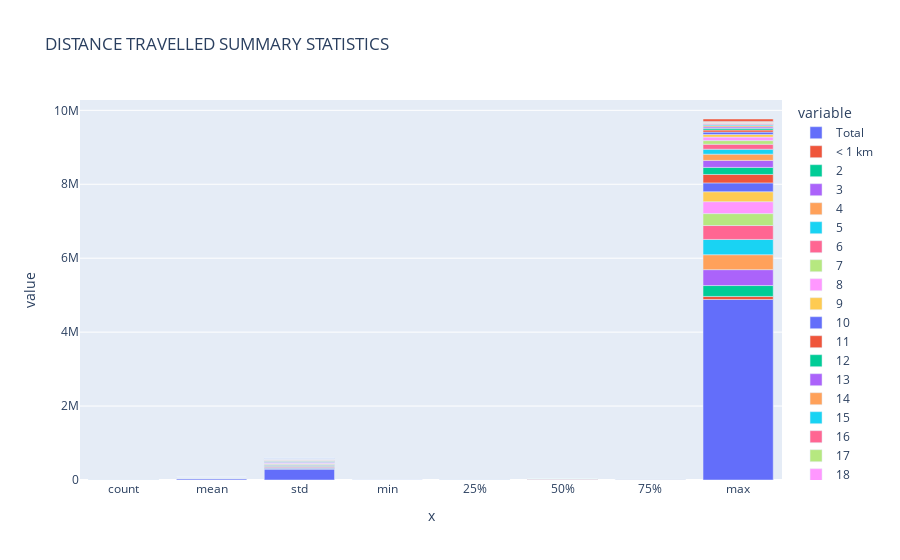

The notebook cell this image was saved under:
### Code cell
# Assigns the dataset to a variable df and assigns it to a plotly function to chart a graph
df = NBT_entry_dt.describe()
fig = px.bar(df, y = list(NBT_entry_dt.describe().columns), x = list(NBT_entry_dt.describe().index), title = 'DISTANCE TRAVELLED SUMMARY STATISTICS')
fig.show()

### Figure 1 — Plotly figure (JSON) as saved in the notebook; plotly's stock layout.template omitted (floating-point values rounded to 4 significant figures)
{"data": [{"alignmentgroup": "True", "hovertemplate": "variable=Total<br>x=%{x}<br>value=%{y}<extra></extra>", "legendgroup": "Total", "marker": {"color": "#636efa", "pattern": {"shape": ""}}, "name": "Total", "offsetgroup": "Total", "orientation": "v", "showlegend": true, "textposition": "auto", "type": "bar", "x": ["count", "mean", "std", "min", "25%", "50%", "75%", "max"], "xaxis": "x", "y": [269, 36300.0, 297600.0, 599, 5145, 9518, 20873, 4882810], "yaxis": "y"}, {"alignmentgroup": "True", "hovertemplate": "variable=< 1 km<br>x=%{x}<br>value=%{y}<extra></extra>", "legendgroup": "< 1 km", "marker": {"color": "#EF553B", "pattern": {"shape": ""}}, "name": "< 1 km", "offsetgroup": "< 1 km", "orientation": "v", "showlegend": true, "textposition": "auto", "type": "bar", "x": ["count", "mean", "std", "min", "25%", "50%", "75%", "max"], "xaxis": "x", "y": [269, 615.9, 5094.0, 0, 0, 15, 227, 82839], "yaxis": "y"}, {"alignmentgroup": "True", "hovertemplate": "variable=2<br>x=%{x}<br>value=%{y}<extra></extra>", "legendgroup": "2", "marker": {"color": "#00cc96", "pattern": {"shape": ""}}, "name": "2", "offsetgroup": "2", "orientation": "v", "showlegend": true, "textposition": "auto", "type": "bar", "x": ["count", "mean", "std", "min", "25%", "50%", "75%", "max"], "xaxis": "x", "y": [269, 2190.0, 18020.0, 0, 71, 251, 966, 294605], "yaxis": "y"}, {"alignmentgroup": "True", "hovertemplate": "variable=3<br>x=%{x}<br>value=%{y}<extra></extra>", "legendgroup": "3", "marker": {"color": "#ab63fa", "pattern": {"shape": ""}}, "name": "3", "offsetgroup": "3", "orientation": "v", "showlegend": true, "textposition": "auto", "type": "bar", "x": ["count", "mean", "std", "min", "25%", "50%", "75%", "max"], "xaxis": "x", "y": [269, 3200.0, 26450.0, 0, 60, 395, 1305, 430357], "yaxis": "y"}, {"alignmentgroup": "True", "hovertemplate": "variable=4<br>x=%{x}<br>value=%{y}<extra></extra>", "legendgroup": "4", "marker": {"color": "#FFA15A", "pattern": {"shape": ""}}, "name": "4", "offsetgroup": "4", "orientation": "v", "showlegend": true, "textposition": "auto", "type": "bar", "x": ["count", "mean", "std", "min", "25%", "50%", "75%", "max"], "xaxis": "x", "y": [269, 3002.0, 24690.0, 0, 106, 434, 1593, 403828], "yaxis": "y"}, {"alignmentgroup": "True", "hovertemplate": "variable=5<br>x=%{x}<br>value=%{y}<extra></extra>", "legendgroup": "5", "marker": {"color": "#19d3f3", "pattern": {"shape": ""}}, "name": "5", "offsetgroup": "5", "orientation": "v", "showlegend": true, "textposition": "auto", "type": "bar", "x": ["count", "mean", "std", "min", "25%", "50%", "75%", "max"], "xaxis": "x", "y": [269, 3070.0, 25260.0, 0, 81, 520, 1389, 412865], "yaxis": "y"}, {"alignmentgroup": "True", "hovertemplate": "variable=6<br>x=%{x}<br>value=%{y}<extra></extra>", "legendgroup": "6", "marker": {"color": "#FF6692", "pattern": {"shape": ""}}, "name": "6", "offsetgroup": "6", "orientation": "v", "showlegend": true, "textposition": "auto", "type": "bar", "x": ["count", "mean", "std", "min", "25%", "50%", "75%", "max"], "xaxis": "x", "y": [269, 2802.0, 23020.0, 0, 90, 561, 1534, 376894], "yaxis": "y"}, {"alignmentgroup": "True", "hovertemplate": "variable=7<br>x=%{x}<br>value=%{y}<extra></extra>", "legendgroup": "7", "marker": {"color": "#B6E880", "pattern": {"shape": ""}}, "name": "7", "offsetgroup": "7", "orientation": "v", "showlegend": true, "textposition": "auto", "type": "bar", "x": ["count", "mean", "std", "min", "25%", "50%", "75%", "max"], "xaxis": "x", "y": [269, 2394.0, 19660.0, 0, 89, 509, 1496, 321975], "yaxis": "y"}, {"alignmentgroup": "True", "hovertemplate": "variable=8<br>x=%{x}<br>value=%{y}<extra></extra>", "legendgroup": "8", "marker": {"color": "#FF97FF", "pattern": {"shape": ""}}, "name": "8", "offsetgroup": "8", "orientation": "v", "showlegend": true, "textposition": "auto", "type": "bar", "x": ["count", "mean", "std", "min", "25%", "50%", "75%", "max"], "xaxis": "x", "y": [269, 2406.0, 19770.0, 0, 131, 495, 1398, 323619], "yaxis": "y"}, {"alignmentgroup": "True", "hovertemplate": "variable=9<br>x=%{x}<br>value=%{y}<extra></extra>", "legendgroup": "9", "marker": {"color": "#FECB52", "pattern": {"shape": ""}}, "name": "9", "offsetgroup": "9", "orientation": "v", "showlegend": true, "textposition": "auto", "type": "bar", "x": ["count", "mean", "std", "min", "25%", "50%", "75%", "max"], "xaxis": "x", "y": [269, 1997.0, 16370.0, 0, 119, 504, 1317, 268620], "yaxis": "y"}, {"alignmentgroup": "True", "hovertemplate": "variable=10<br>x=%{x}<br>value=%{y}<extra></extra>", "legendgroup": "10", "marker": {"color": "#636efa", "pattern": {"shape": ""}}, "name": "10", "offsetgroup": "10", "orientation": "v", "showlegend": true, "textposition": "auto", "type": "bar", "x": ["count", "mean", "std", "min", "25%", "50%", "75%", "max"], "xaxis": "x", "y": [269, 1777.0, 14570.0, 0, 97, 431, 1147, 238952], "yaxis": "y"}, {"alignmentgroup": "True", "hovertemplate": "variable=11<br>x=%{x}<br>value=%{y}<extra></extra>", "legendgroup": "11", "marker": {"color": "#EF553B", "pattern": {"shape": ""}}, "name": "11", "offsetgroup": "11", "orientation": "v", "showlegend": true, "textposition": "auto", "type": "bar", "x": ["count", "mean", "std", "min", "25%", "50%", "75%", "max"], "xaxis": "x", "y": [269, 1694.0, 13900.0, 0, 105, 366, 1061, 227879], "yaxis": "y"}, {"alignmentgroup": "True", "hovertemplate": "variable=12<br>x=%{x}<br>value=%{y}<extra></extra>", "legendgroup": "12", "marker": {"color": "#00cc96", "pattern": {"shape": ""}}, "name": "12", "offsetgroup": "12", "orientation": "v", "showlegend": true, "textposition": "auto", "type": "bar", "x": ["count", "mean", "std", "min", "25%", "50%", "75%", "max"], "xaxis": "x", "y": [269, 1423.0, 11680.0, 0, 104, 370, 939, 191382], "yaxis": "y"}, {"alignmentgroup": "True", "hovertemplate": "variable=13<br>x=%{x}<br>value=%{y}<extra></extra>", "legendgroup": "13", "marker": {"color": "#ab63fa", "pattern": {"shape": ""}}, "name": "13", "offsetgroup": "13", "orientation": "v", "showlegend": true, "textposition": "auto", "type": "bar", "x": ["count", "mean", "std", "min", "25%", "50%", "75%", "max"], "xaxis": "x", "y": [269, 1405.0, 11530.0, 0, 112, 352, 857, 189012], "yaxis": "y"}, {"alignmentgroup": "True", "hovertemplate": "variable=14<br>x=%{x}<br>value=%{y}<extra></extra>", "legendgroup": "14", "marker": {"color": "#FFA15A", "pattern": {"shape": ""}}, "name": "14", "offsetgroup": "14", "orientation": "v", "showlegend": true, "textposition": "auto", "type": "bar", "x": ["count", "mean", "std", "min", "25%", "50%", "75%", "max"], "xaxis": "x", "y": [269, 1255.0, 10300.0, 0, 109, 350, 756, 168814], "yaxis": "y"}, {"alignmentgroup": "True", "hovertemplate": "variable=15<br>x=%{x}<br>value=%{y}<extra></extra>", "legendgroup": "15", "marker": {"color": "#19d3f3", "pattern": {"shape": ""}}, "name": "15", "offsetgroup": "15", "orientation": "v", "showlegend": true, "textposition": "auto", "type": "bar", "x": ["count", "mean", "std", "min", "25%", "50%", "75%", "max"], "xaxis": "x", "y": [269, 991.0, 8119.0, 0, 107, 283, 631, 133296], "yaxis": "y"}, {"alignmentgroup": "True", "hovertemplate": "variable=16<br>x=%{x}<br>value=%{y}<extra></extra>", "legendgroup": "16", "marker": {"color": "#FF6692", "pattern": {"shape": ""}}, "name": "16", "offsetgroup": "16", "orientation": "v", "showlegend": true, "textposition": "auto", "type": "bar", "x": ["count", "mean", "std", "min", "25%", "50%", "75%", "max"], "xaxis": "x", "y": [269, 1006.0, 8243.0, 0, 96, 250, 604, 135249], "yaxis": "y"}, {"alignmentgroup": "True", "hovertemplate": "variable=17<br>x=%{x}<br>value=%{y}<extra></extra>", "legendgroup": "17", "marker": {"color": "#B6E880", "pattern": {"shape": ""}}, "name": "17", "offsetgroup": "17", "orientation": "v", "showlegend": true, "textposition": "auto", "type": "bar", "x": ["count", "mean", "std", "min", "25%", "50%", "75%", "max"], "xaxis": "x", "y": [269, 736.0, 6037.0, 0, 71, 216, 495, 98990], "yaxis": "y"}, {"alignmentgroup": "True", "hovertemplate": "variable=18<br>x=%{x}<br>value=%{y}<extra></extra>", "legendgroup": "18", "marker": {"color": "#FF97FF", "pattern": {"shape": ""}}, "name": "18", "offsetgroup": "18", "orientation": "v", "showlegend": true, "textposition": "auto", "type": "bar", "x": ["count", "mean", "std", "min", "25%", "50%", "75%", "max"], "xaxis": "x", "y": [269, 697.3, 5715.0, 0, 77, 167, 483, 93792], "yaxis": "y"}, {"alignmentgroup": "True", "hovertemplate": "variable=19<br>x=%{x}<br>value=%{y}<extra></extra>", "legendgroup": "19", "marker": {"color": "#FECB52", "pattern": {"shape": ""}}, "name": "19", "offsetgroup": "19", "orientation": "v", "showlegend": true, "textposition": "auto", "type": "bar", "x": ["count", "mean", "std", "min", "25%", "50%", "75%", "max"], "xaxis": "x", "y": [269, 525.1, 4300.0, 0, 51, 163, 379, 70623], "yaxis": "y"}, {"alignmentgroup": "True", "hovertemplate": "variable=20<br>x=%{x}<br>value=%{y}<extra></extra>", "legendgroup": "20", "marker": {"color": "#636efa", "pattern": {"shape": ""}}, "name": "20", "offsetgroup": "20", "orientation": "v", "showlegend": true, "textposition": "auto", "type": "bar", "x": ["count", "mean", "std", "min", "25%", "50%", "75%", "max"], "xaxis": "x", "y": [269, 479.9, 3933.0, 0, 58, 140, 294, 64547], "yaxis": "y"}, {"alignmentgroup": "True", "hovertemplate": "variable=21<br>x=%{x}<br>value=%{y}<extra></extra>", "legendgroup": "21", "marker": {"color": "#EF553B", "pattern": {"shape": ""}}, "name": "21", "offsetgroup": "21", "orientation": "v", "showlegend": true, "textposition": "auto", "type": "bar", "x": ["count", "mean", "std", "min", "25%", "50%", "75%", "max"], "xaxis": "x", "y": [269, 421.8, 3458.0, 0, 39, 115, 304, 56732], "yaxis": "y"}, {"alignmentgroup": "True", "hovertemplate": "variable=22<br>x=%{x}<br>value=%{y}<extra></extra>", "legendgroup": "22", "marker": {"color": "#00cc96", "pattern": {"shape": ""}}, "name": "22", "offsetgroup": "22", "orientation": "v", "showlegend": true, "textposition": "auto", "type": "bar", "x": ["count", "mean", "std", "min", "25%", "50%", "75%", "max"], "xaxis": "x", "y": [269, 329.8, 2703.0, 0, 34, 90, 231, 44364], "yaxis": "y"}, {"alignmentgroup": "True", "hovertemplate": "variable=23<br>x=%{x}<br>value=%{y}<extra></extra>", "legendgroup": "23", "marker": {"color": "#ab63fa", "pattern": {"shape": ""}}, "name": "23", "offsetgroup": "23", "orientation": "v", "showlegend": true, "textposition": "auto", "type": "bar", "x": ["count", "mean", "std", "min", "25%", "50%", "75%", "max"], "xaxis": "x", "y": [269, 292.5, 2397.0, 0, 22, 77, 188, 39347], "yaxis": "y"}, {"alignmentgroup": "True", "hovertemplate": "variable=24<br>x=%{x}<br>value=%{y}<extra></extra>", "legendgroup": "24", "marker": {"color": "#FFA15A", "pattern": {"shape": ""}}, "name": "24", "offsetgroup": "24", "orientation": "v", "showlegend": true, "textposition": "auto", "type": "bar", "x": ["count", "mean", "std", "min", "25%", "50%", "75%", "max"], "xaxis": "x", "y": [269, 238.9, 1959.0, 0, 22, 70, 149, 32131], "yaxis": "y"}, {"alignmentgroup": "True", "hovertemplate": "variable=25<br>x=%{x}<br>value=%{y}<extra></extra>", "legendgroup": "25", "marker": {"color": "#19d3f3", "pattern": {"shape": ""}}, "name": "25", "offsetgroup": "25", "orientation": "v", "showlegend": true, "textposition": "auto", "type": "bar", "x": ["count", "mean", "std", "min", "25%", "50%", "75%", "max"], "xaxis": "x", "y": [269, 222.3, 1821.0, 0, 15, 57, 163, 29893], "yaxis": "y"}, {"alignmentgroup": "True", "hovertemplate": "variable=26<br>x=%{x}<br>value=%{y}<extra></extra>", "legendgroup": "26", "marker": {"color": "#FF6692", "pattern": {"shape": ""}}, "name": "26", "offsetgroup": "26", "orientation": "v", "showlegend": true, "textposition": "auto", "type": "bar", "x": ["count", "mean", "std", "min", "25%", "50%", "75%", "max"], "xaxis": "x", "y": [269, 153.9, 1261.0, 0, 6, 43, 101, 20696], "yaxis": "y"}, {"alignmentgroup": "True", "hovertemplate": "variable=27<br>x=%{x}<br>value=%{y}<extra></extra>", "legendgroup": "27", "marker": {"color": "#B6E880", "pattern": {"shape": ""}}, "name": "27", "offsetgroup": "27", "orientation": "v", "showlegend": true, "textposition": "auto", "type": "bar", "x": ["count", "mean", "std", "min", "25%", "50%", "75%", "max"], "xaxis": "x", "y": [269, 132.8, 1091.0, 0, 4, 26, 94, 17860], "yaxis": "y"}, {"alignmentgroup": "True", "hovertemplate": "variable=28<br>x=%{x}<br>value=%{y}<extra></extra>", "legendgroup": "28", "marker": {"color": "#FF97FF", "pattern": {"shape": ""}}, "name": "28", "offsetgroup": "28", "orientation": "v", "showlegend": true, "textposition": "auto", "type": "bar", "x": ["count", "mean", "std", "min", "25%", "50%", "75%", "max"], "xaxis": "x", "y": [269, 148.7, 1224.0, 0, 1, 24, 90, 19996], "yaxis": "y"}, {"alignmentgroup": "True", "hovertemplate": "variable=29<br>x=%{x}<br>value=%{y}<extra></extra>", "legendgroup": "29", "marker": {"color": "#FECB52", "pattern": {"shape": ""}}, "name": "29", "offsetgroup": "29", "orientation": "v", "showlegend": true, "textposition": "auto", "type": "bar", "x": ["count", "mean", "std", "min", "25%", "50%", "75%", "max"], "xaxis": "x", "y": [269, 105.7, 873.3, 0, 0, 14, 49, 14218], "yaxis": "y"}, {"alignmentgroup": "True", "hovertemplate": "variable=30<br>x=%{x}<br>value=%{y}<extra></extra>", "legendgroup": "30", "marker": {"color": "#636efa", "pattern": {"shape": ""}}, "name": "30", "offsetgroup": "30", "orientation": "v", "showlegend": true, "textposition": "auto", "type": "bar", "x": ["count", "mean", "std", "min", "25%", "50%", "75%", "max"], "xaxis": "x", "y": [269, 105.3, 868.5, 0, 0, 10, 61, 14164], "yaxis": "y"}, {"alignmentgroup": "True", "hovertemplate": "variable=30+ kms<br>x=%{x}<br>value=%{y}<extra></extra>", "legendgroup": "30+ kms", "marker": {"color": "#EF553B", "pattern": {"shape": ""}}, "name": "30+ kms", "offsetgroup": "30+ kms", "orientation": "v", "showlegend": true, "textposition": "auto", "type": "bar", "x": ["count", "mean", "std", "min", "25%", "50%", "75%", "max"], "xaxis": "x", "y": [269, 485.5, 3990.0, 0, 34, 107, 240, 65301], "yaxis": "y"}], "layout": {"barmode": "relative", "legend": {"title": {"text": "variable"}, "tracegroupgap": 0}, "title": {"text": "DISTANCE TRAVELLED SUMMARY STATISTICS"}, "xaxis": {"anchor": "y", "domain": [0, 1], "title": {"text": "x"}}, "yaxis": {"anchor": "x", "domain": [0, 1], "title": {"text": "value"}}}}
